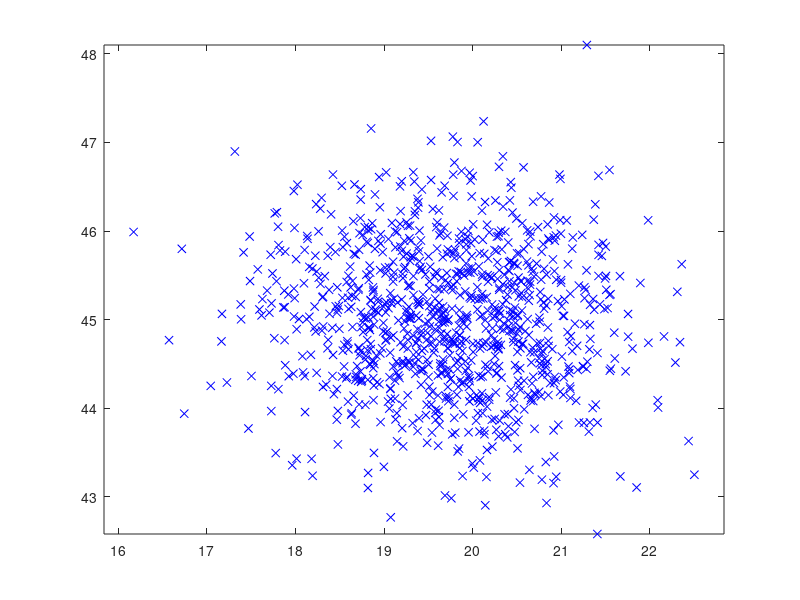

Here is the MATLAB script that generated this plot: (Note: this script raises an error after producing the figure.)
%% EEE3032 - Computer Vision and Pattern Recognition (ee3.cvpr)
%%
%% Eigen_Test.m
%% Tests eigen model functions and serves as an example of library use
%%
%% Usage:  Eigen_Test()  - standalone function
%%
%% (c) John Collomosse 2010  (J.Collomosse@surrey.ac.uk)
%% Centre for Vision Speech and Signal Processing (CVSSP)
%% University of Surrey, United Kingdom

close all;
clear all;

N=1000;  % samples
D=2;     % dimension (has to be 2 for plotting purposes)
S=2;     % std-dev to partition points in visualization

% generate some Gaussian test data
org=rand(D,1)*100;
theta=rand(1)*2*pi;
sf=rand(1);
R=[sf*cos(theta) -sin(theta); sf*sin(theta) cos(theta)];
obs=R*randn(D,N)+repmat(org,1,N);

% plot the data
plot(obs(1,:),obs(2,:),'bx');
hold on;
axis equal;

% build the Eigenmodel
E=Eigen_Build(obs);

% plot in green all points within 1 standard deviation of the model
d=Eigen_Mahalanobis(obs,E);
idx=find(d<S);
plot(obs(1,idx),obs(2,idx),'gx');

% visualize the Eigenmodel
Eigen_Plot2D(E,S);
